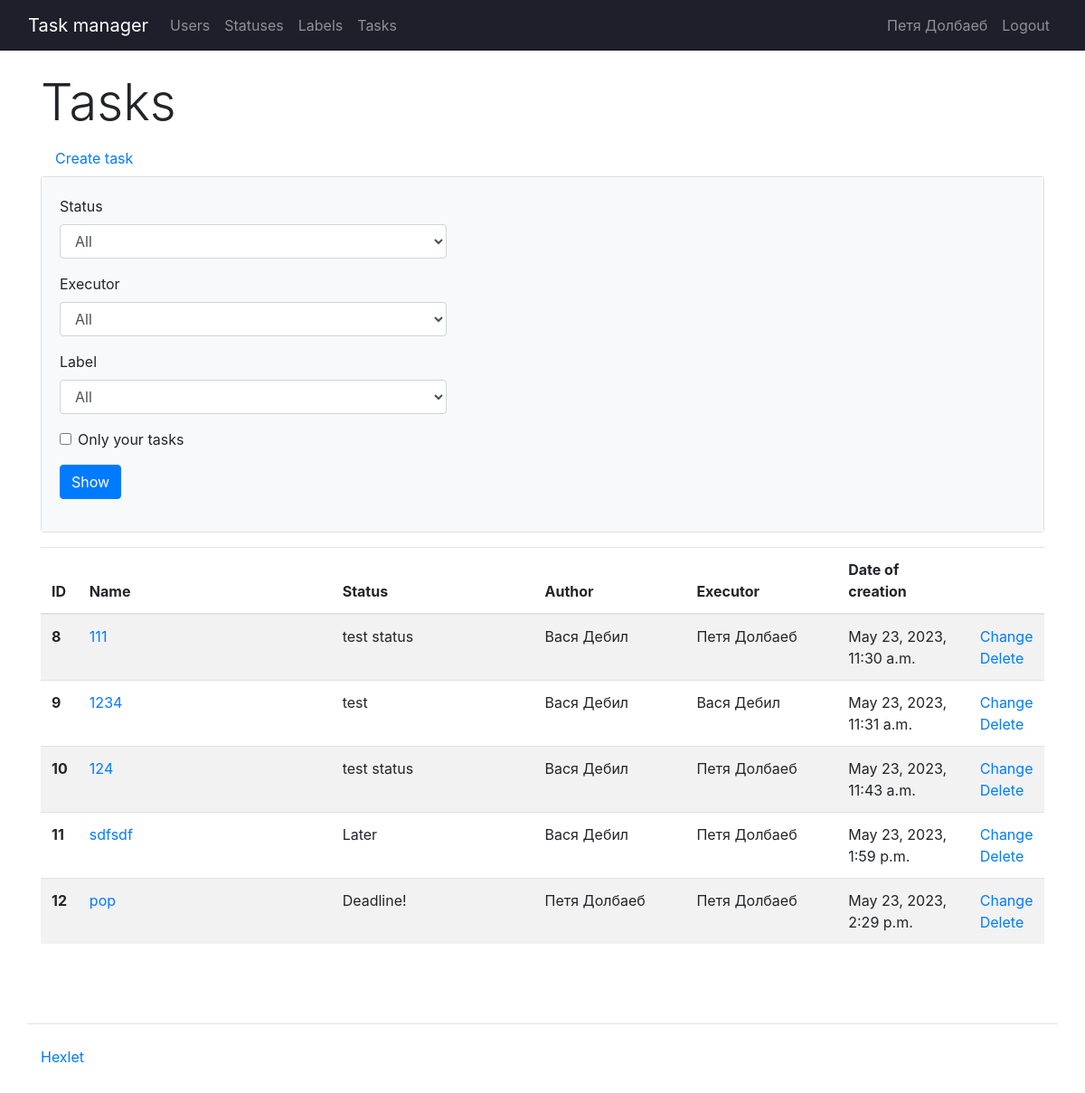
Page /tasks/ (signed in) on the committed database.
### task_manager/users/models.py (models this page shows, shortened)
class CustomUser(AbstractUser):
    groups = models.ManyToManyField(
        "auth.Group",
        blank=True,
        related_name="customuser_set",
        related_query_name="customuser",
    )
    user_permissions = models.ManyToManyField(
        "auth.Permission",
        blank=True,
        related_name="customuser_set",
        related_query_name="customuser",
    )
    def __str__(self):
        return f'{self.first_name} {self.last_name}'

### task_manager/tasks/models.py (models this page shows, shortened)
class Tasks(models.Model):
    task = models.CharField(max_length=255, verbose_name=_("Name"))
    description = models.TextField(verbose_name=_("Description"))
    author = models.ForeignKey(CustomUser, on_delete=models.PROTECT, null=True)
    status = models.ForeignKey(
        Statuses,
        on_delete=models.PROTECT,
        verbose_name=_("Status"),
    )
    executor = models.ForeignKey(
        CustomUser,
        on_delete=models.PROTECT,
        null=True,
        related_name="performed_tasks",
        verbose_name=_("Performer"),
    )
    labels = models.ManyToManyField(
        Labels, through="LabelForTask", verbose_name=_("Labels"), blank=True
    )
    created_at = models.DateTimeField(auto_now_add=True)

### task_manager/statuses/models.py (models this page shows, shortened)
class Statuses(models.Model):
    name = models.CharField(max_length=255, verbose_name=_("Name"))
    created_at = models.DateTimeField(auto_now_add=True)
    def __str__(self):
        return self.name

### task_manager/tasks/views.py (the view)
# urls.py: path("", TasksView.as_view(), name="tasks"),
class TasksView(TaskLoginMixin, View):
    def get(self, request):
        tasks = Tasks.objects.all()
        form = TasksFilterForm(request.GET)
        status = request.GET.get("status")
        executor = request.GET.get("executor")
        labels = request.GET.get("labels")
        self_tasks = request.GET.get("self_tasks")
        if status:
            tasks = tasks.filter(status=status)
        if executor:
            tasks = tasks.filter(executor=executor)
        if labels:
            tasks = tasks.filter(labels=labels)
        if self_tasks and self_tasks == "on":
            tasks = tasks.filter(author=request.user)
        context = {
            "tasks": tasks,
            "form": form,
            "selected_status": status,
            "selected_executor": executor,
            "selected_label": labels,
            "self_tasks": self_tasks,
        }
        return render(request, "tasks/tasks.html", context)

### task_manager/tasks/forms.py
class TasksFilterForm(forms.Form):
    status = forms.ModelChoiceField(
        queryset=Statuses.objects.all(),
        required=False,
    )
    executor = forms.ModelChoiceField(
        queryset=CustomUser.objects.all(),
        required=False,
    )
    labels = forms.ModelChoiceField(
        queryset=Labels.objects.all(),
        required=False,
    )
    self_tasks = forms.BooleanField(
        widget=forms.CheckboxInput(attrs={"class": "form-check"}),
        required=False,
    )
    def __init__(self, *args, **kwargs):
        super().__init__(*args, **kwargs)
        self.fields["status"].empty_label = _("All")
        self.fields["status"].label = _("Status")
        self.fields["executor"].empty_label = _("All")
        self.fields["executor"].label = _("Executor")
        self.fields["labels"].empty_label = _("All")
        self.fields["labels"].label = _("Label")
        self.fields["self_tasks"].label = _("Only your tasks")

### task_manager/labels/models.py (called while the page is built)
    def __str__(self):
        return self.name

### task_manager/templates/tasks/tasks.html
{% extends 'base.html' %}
{% load i18n %}
{% load bootstrap4 %}
{% block content %}
      <h1 class="display-4">{% translate "Tasks" %}</h1>
      <a class="nav-link" href="{% url 'create_task' %}">{% translate "Create task" %}</a>
      <div class="card mb-3">
        <div class="card-body bg-light">
          <div class="row">
            <div class="col-md-5">
                <form method="get" class="filter-form">
                  {% bootstrap_form form %}
                  <div class="form-group">
                    <input class="btn btn-primary" type="submit" value="{% translate 'Show' %}">
                  </div>
                </form>
            </div>
          </div>
        </div>
      </div>
      <table class="table table-striped">
        <thead>
          <tr>
            <th scope="col">ID</th>
            <th scope="col">{% translate "Name" %}</th>
            <th scope="col">{% translate "Status" %}</th>
            <th scope="col">{% translate "Author" %}</th>
            <th scope="col">{% translate "Executor" %}</th>
            <th scope="col">{% translate "Date of creation" %}</th>
            <th scope="col"></th>
          </tr>
        </thead>
        <tbody>
            {% for task in tasks %}
            <tr>
              <th scope="row" style="width: 2%;">{{ task.id }}</th>
                <td class="text-break" style="width: 25%;">
                  <a href="{% url 'card_task' task.id %}">{{ task.task }}</a>
                </td>
                <td class="text-break" style="width: 20%;">{{ task.status.name }}</td>
                <td class="text-break" style="width: 15%;">{{ task.author }}</td>
                <td class="text-break" style="width: 15%;">{{ task.executor.first_name }} {{ task.executor.last_name }}</td>
                <td style="width: 13%;">{{ task.created_at }}</td>
                <td style="width: 5%;">
                    <a href="{% url 'update_task' task.id %}">{% translate "Change" %}</a><br>
                    <a href="{% url 'delete_task' task.id %}" rel="nofollow">{% translate "Delete" %}</a>
                </td>
            </tr>
            {% endfor %}
        </tbody>
      </table>
{% endblock %}

### task_manager/templates/navbar.html (shortened to what this page needs)
{% load bootstrap4 %}
{% load i18n %}
<nav class="navbar navbar-expand-md navbar-dark px-3" style="background-color: rgb(31, 31, 43);">
    <div class="container-fluid">
      <a class="navbar-brand" href="/">{% translate "Task manager" %}</a>
      <div class="collapse navbar-collapse" id="navbarNavAltMarkup">
        <ul class="navbar-nav mr-auto">
          <li class="nav-item">
            <a class="nav-link" href="{% url 'users' %}">{% translate "Users" %}</a>
          </li>
        {% if request.user.is_authenticated %}
          <li class="nav-item">
            <a class="nav-link" href="{% url 'statuses' %}">{% translate "Statuses" %}</a>
          </li>
          <li class="nav-item">
            <a class="nav-link" href="{% url 'labels' %}">{% translate "Labels" %}</a>
          </li>
          <li class="nav-item">
            <a class="nav-link" href="{% url 'tasks' %}">{% translate "Tasks" %}</a>
          </li>
        </ul>
        <ul class="navbar-nav ms-auto">
          <li class="nav-item">
            <a class="nav-link" href="{% url 'user_profile' request.user.id %}">{{request.user | title}}</a>
          </li>
          <li class="nav-item">
            <a class="nav-link" href="{% url 'logout' %}">{% translate "Logout" %}</a>
          </li>
        </ul>
        {% endif %}
      </div>
    </div>
</nav>

### rows in the picture
CustomUser: user "Петя Долбаеб"
Tasks: id "8", task "111", status.name "test status", author "Вася Дебил", executor.first_name "Петя", executor.last_name "Долбаеб", created_at "May 23, 2023, 11:30 a.m."
Tasks: id "9", task "1234", status.name "test", author "Вася Дебил", executor.first_name "Вася", executor.last_name "Дебил", created_at "May 23, 2023, 11:31 a.m."
Tasks: id "10", task "124", status.name "test status", author "Вася Дебил", executor.first_name "Петя", executor.last_name "Долбаеб", created_at "May 23, 2023, 11:43 a.m."
Tasks: id "11", task "sdfsdf", status.name "Later", author "Вася Дебил", executor.first_name "Петя", executor.last_name "Долбаеб", created_at "May 23, 2023, 1:59 p.m."
Tasks: id "12", task "pop", status.name "Deadline!", author "Петя Долбаеб", executor.first_name "Петя", executor.last_name "Долбаеб", created_at "May 23, 2023, 2:29 p.m."
